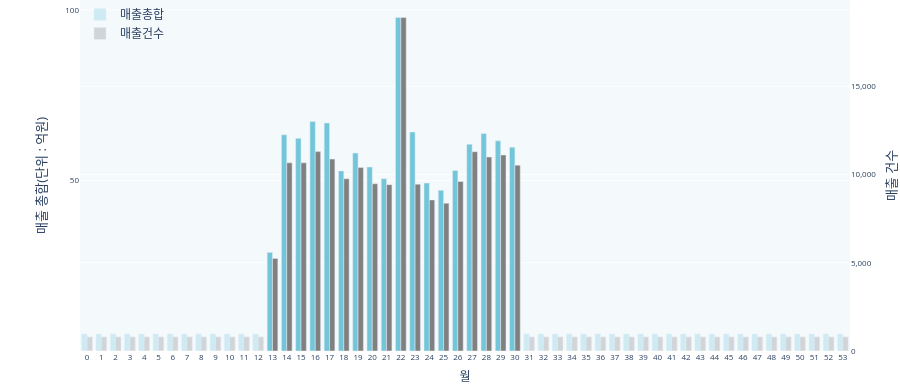

The code cell stored with this chart in its notebook:
### Code cell
###### fig_market_week 미리보기

week = list(df_week['week'].astype('str'))
week_sum_prc=list(df_week['sum_refix_prc'])
week_date_count=list(df_week['sum_count'])


week_colors_1 = ['rgb(115,198,217)'] * 54
week_colors_2 = ['gray'] * 54
last_year_week = list(df_week[df_week['year']==datetime.datetime.now().year-1]['week'])
for i in last_year_week:
    # colors_1[i] = 'lightslategray'
    week_colors_1[i] = 'rgba(115,198,217,0.3)'
    week_colors_2[i] = 'rgba(128,128,128,0.3)'
    opacity=0.6
    
fig_1 = go.Figure(data = [go.Bar(x=week,y=week_sum_prc,name='매출총합',marker_color=week_colors_1,customdata=week_date_count,
                        hovertemplate="매출: %{y} 원<br>건수: %{customdata:,d} 건", yaxis='y',offsetgroup=1),
                        go.Bar(x=week,y=week_date_count,name='매출건수',marker_color=week_colors_2,customdata=week_sum_prc,
                            hovertemplate="매출: %{customdata:,d} 원<br>건수: %{y} 건",yaxis='y2',offsetgroup=2)]
                        )
fig_1.update_layout(
                margin=go.layout.Margin(t=0,b=0,r=0),                
                plot_bgcolor='rgba(243, 249, 252, 0.92)',
                xaxis=dict(title='월',titlefont_size=12,tickfont_size=8),
                yaxis= dict(title='매출 총합(단위 : 억원)',titlefont_size=13,tickfont_size=8,tickformat=',',tickvals=[5000000000,10000000000,15000000000,20000000000,25000000000,30000000000],ticktext=[50,100,150,200,250,300]),
                yaxis2=dict(title='매출 건수', overlaying='y',side='right', titlefont_size=13,tickfont_size=8,tickformat=','),
                legend=dict(x=0,y=1.0,bgcolor='rgba(255, 255, 255, 0)',bordercolor='rgba(255, 255, 255, 0)',),
                barmode='group',
                bargap=0.25, # gap between bars of adjacent location coordinates.
                bargroupgap=0, # gap between bars of the same location coordinate.
                height=385
                )

### Figure 1 — Plotly figure (JSON) as saved in the notebook; plotly's stock layout.template omitted (floating-point values rounded to 4 significant figures)
{"data": [{"customdata": [800, 800, 800, 800, 800, 800, 800, 800, 800, 800, 800, 800, 800, 5246, 10665, 10665, 11299, 10876, 9761, 10396, 9478, 9428, 18896, 9456, 8560, 8375, 9606, 11294, 10993, 11109, 10533, 800, 800, 800, 800, 800, 800, 800, 800, 800, 800, 800, 800, 800, 800, 800, 800, 800, 800, 800, 800, 800, 800, 800], "hovertemplate": "매출: %{y} 원<br>건수: %{customdata:,d} 건", "marker": {"color": ["rgba(115,198,217,0.3)", "rgba(115,198,217,0.3)", "rgba(115,198,217,0.3)", "rgba(115,198,217,0.3)", "rgba(115,198,217,0.3)", "rgba(115,198,217,0.3)", "rgba(115,198,217,0.3)", "rgba(115,198,217,0.3)", "rgba(115,198,217,0.3)", "rgba(115,198,217,0.3)", "rgba(115,198,217,0.3)", "rgba(115,198,217,0.3)", "rgba(115,198,217,0.3)", "rgb(115,198,217)", "rgb(115,198,217)", "rgb(115,198,217)", "rgb(115,198,217)", "rgb(115,198,217)", "rgb(115,198,217)", "rgb(115,198,217)", "rgb(115,198,217)", "rgb(115,198,217)", "rgb(115,198,217)", "rgb(115,198,217)", "rgb(115,198,217)", "rgb(115,198,217)", "rgb(115,198,217)", "rgb(115,198,217)", "rgb(115,198,217)", "rgb(115,198,217)", "rgb(115,198,217)", "rgba(115,198,217,0.3)", "rgba(115,198,217,0.3)", "rgba(115,198,217,0.3)", "rgba(115,198,217,0.3)", "rgba(115,198,217,0.3)", "rgba(115,198,217,0.3)", "rgba(115,198,217,0.3)", "rgba(115,198,217,0.3)", "rgba(115,198,217,0.3)", "rgba(115,198,217,0.3)", "rgba(115,198,217,0.3)", "rgba(115,198,217,0.3)", "rgba(115,198,217,0.3)", "rgba(115,198,217,0.3)", "rgba(115,198,217,0.3)", "rgba(115,198,217,0.3)", "rgba(115,198,217,0.3)", "rgba(115,198,217,0.3)", "rgba(115,198,217,0.3)", "rgba(115,198,217,0.3)", "rgba(115,198,217,0.3)", "rgba(115,198,217,0.3)", "rgba(115,198,217,0.3)"]}, "name": "매출총합", "offsetgroup": "1", "type": "bar", "x": ["0", "1", "2", "3", "4", "5", "6", "7", "8", "9", "10", "11", "12", "13", "14", "15", "16", "17", "18", "19", "20", "21", "22", "23", "24", "25", "26", "27", "28", "29", "30", "31", "32", "33", "34", "35", "36", "37", "38", "39", "40", "41", "42", "43", "44", "45", "46", "47", "48", "49", "50", "51", "52", "53"], "y": [500000000, 500000000, 500000000, 500000000, 500000000, 500000000, 500000000, 500000000, 500000000, 500000000, 500000000, 500000000, 500000000, 2891271669, 6336926910, 6233378190, 6725117255, 6682419060, 5278773601, 5802063118, 5392774386, 5052123574, 9774650927, 6418421719, 4922610387, 4709176070, 5291956942, 6059804779, 6374578774, 6160848709, 5974572383, 500000000, 500000000, 500000000, 500000000, 500000000, 500000000, 500000000, 500000000, 500000000, 500000000, 500000000, 500000000, 500000000, 500000000, 500000000, 500000000, 500000000, 500000000, 500000000, 500000000, 500000000, 500000000, 500000000], "yaxis": "y"}, {"customdata": [500000000, 500000000, 500000000, 500000000, 500000000, 500000000, 500000000, 500000000, 500000000, 500000000, 500000000, 500000000, 500000000, 2891271669, 6336926910, 6233378190, 6725117255, 6682419060, 5278773601, 5802063118, 5392774386, 5052123574, 9774650927, 6418421719, 4922610387, 4709176070, 5291956942, 6059804779, 6374578774, 6160848709, 5974572383, 500000000, 500000000, 500000000, 500000000, 500000000, 500000000, 500000000, 500000000, 500000000, 500000000, 500000000, 500000000, 500000000, 500000000, 500000000, 500000000, 500000000, 500000000, 500000000, 500000000, 500000000, 500000000, 500000000], "hovertemplate": "매출: %{customdata:,d} 원<br>건수: %{y} 건", "marker": {"color": ["rgba(128,128,128,0.3)", "rgba(128,128,128,0.3)", "rgba(128,128,128,0.3)", "rgba(128,128,128,0.3)", "rgba(128,128,128,0.3)", "rgba(128,128,128,0.3)", "rgba(128,128,128,0.3)", "rgba(128,128,128,0.3)", "rgba(128,128,128,0.3)", "rgba(128,128,128,0.3)", "rgba(128,128,128,0.3)", "rgba(128,128,128,0.3)", "rgba(128,128,128,0.3)", "gray", "gray", "gray", "gray", "gray", "gray", "gray", "gray", "gray", "gray", "gray", "gray", "gray", "gray", "gray", "gray", "gray", "gray", "rgba(128,128,128,0.3)", "rgba(128,128,128,0.3)", "rgba(128,128,128,0.3)", "rgba(128,128,128,0.3)", "rgba(128,128,128,0.3)", "rgba(128,128,128,0.3)", "rgba(128,128,128,0.3)", "rgba(128,128,128,0.3)", "rgba(128,128,128,0.3)", "rgba(128,128,128,0.3)", "rgba(128,128,128,0.3)", "rgba(128,128,128,0.3)", "rgba(128,128,128,0.3)", "rgba(128,128,128,0.3)", "rgba(128,128,128,0.3)", "rgba(128,128,128,0.3)", "rgba(128,128,128,0.3)", "rgba(128,128,128,0.3)", "rgba(128,128,128,0.3)", "rgba(128,128,128,0.3)", "rgba(128,128,128,0.3)", "rgba(128,128,128,0.3)", "rgba(128,128,128,0.3)"]}, "name": "매출건수", "offsetgroup": "2", "type": "bar", "x": ["0", "1", "2", "3", "4", "5", "6", "7", "8", "9", "10", "11", "12", "13", "14", "15", "16", "17", "18", "19", "20", "21", "22", "23", "24", "25", "26", "27", "28", "29", "30", "31", "32", "33", "34", "35", "36", "37", "38", "39", "40", "41", "42", "43", "44", "45", "46", "47", "48", "49", "50", "51", "52", "53"], "y": [800, 800, 800, 800, 800, 800, 800, 800, 800, 800, 800, 800, 800, 5246, 10665, 10665, 11299, 10876, 9761, 10396, 9478, 9428, 18896, 9456, 8560, 8375, 9606, 11294, 10993, 11109, 10533, 800, 800, 800, 800, 800, 800, 800, 800, 800, 800, 800, 800, 800, 800, 800, 800, 800, 800, 800, 800, 800, 800, 800], "yaxis": "y2"}], "layout": {"bargap": 0.25, "bargroupgap": 0, "barmode": "group", "height": 385, "legend": {"bgcolor": "rgba(255, 255, 255, 0)", "bordercolor": "rgba(255, 255, 255, 0)", "x": 0, "y": 1}, "margin": {"b": 0, "r": 0, "t": 0}, "plot_bgcolor": "rgba(243, 249, 252, 0.92)", "xaxis": {"tickfont": {"size": 8}, "title": {"font": {"size": 12}, "text": "월"}}, "yaxis": {"tickfont": {"size": 8}, "tickformat": ",", "ticktext": [50, 100, 150, 200, 250, 300], "tickvals": [5000000000, 10000000000, 15000000000, 20000000000, 25000000000, 30000000000], "title": {"font": {"size": 13}, "text": "매출 총합(단위 : 억원)"}}, "yaxis2": {"overlaying": "y", "side": "right", "tickfont": {"size": 8}, "tickformat": ",", "title": {"font": {"size": 13}, "text": "매출 건수"}}}}
